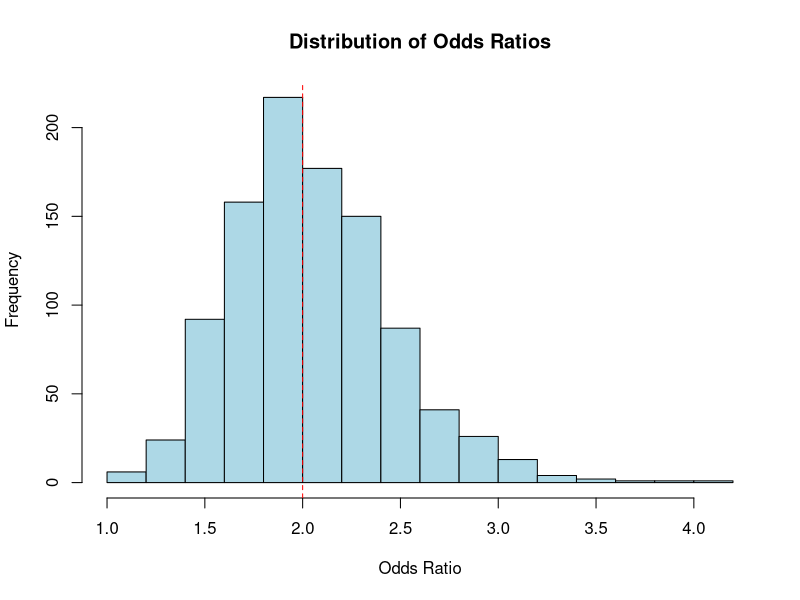

The R source for this figure:
## ---- chunk 1
#| echo: true
#| eval: true
# Simulate binary data from simple logistic regression
binosim <- function(n, px, baseprob, or) {
  # Generate predictor variable X from a binomial distribution
  x <- rbinom(n, size = 1, prob = px)
  # Convert baseline probability to log-odds using the logit function
  baseprob <- log((baseprob) / (1 - baseprob))
  # Calculate the log-odds using baseline probability as the intercept
  logodds <- baseprob + log(or) * x
  # Calculate the probability of success for Y given the log-odds
  py <- exp(logodds) / (1 + exp(logodds))
  # Generate outcome variable Y from a binomial distribution
  y <- rbinom(n, size = 1, prob = py)
  # Combine X and Y variables into a data frame
  sim_data <- data.frame(y = y, x = x)
  # Return the simulated data
  return(sim_data)
}
## ---- chunk 2
#| echo: true
#| eval: true
set.seed(123)
true_or <- 2
simnum <- 1000
est <- se <- p_value <- or <- lower_ci <- upper_ci <- in_ci <- rep(NA,simnum)
for (s in 1:simnum){
  sim_data <- binosim(1000, 0.5, 0.1, 2)
  mod <- glm(y ~ x, data = sim_data, family = "binomial")
  coef <- summary(mod)$coef
  est[s] <- coef[2,1]
  se[s] <- coef[2,2]
  p_value[s] <- coef[2,4]
  or[s] <- exp(coef[2,1])
  lower_ci[s] <- exp(confint(mod)[2,1])
  upper_ci[s] <- exp(confint(mod)[2,2])
  # Check if the true odds ratio is within the confidence interval
  in_ci[s] <- true_or >= lower_ci[s] & true_or <= upper_ci[s]
}
## ---- chunk 3
#| echo: true
#| eval: true
# Calculate empirical coverage
mean(in_ci)
## ---- chunk 4
#| echo: true
#| eval: true
# Plot the distribution of the ORs and display plot
hist(or, main = "Distribution of Odds Ratios", xlab = "Odds Ratio", col = "lightblue", border = "black")
# Add a vertical line for the true OR
abline(v = 2, col = "red", lty = 2)
